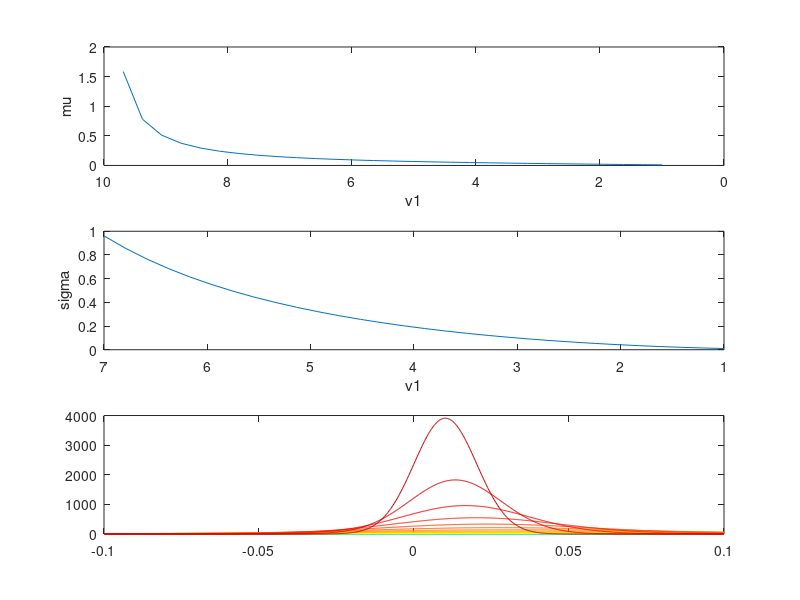

The MATLAB source for this figure:
clc
clear
close all
%失稳涡团的理论分析！
%参数1
%失速团的移动速度v1

%参数2
%失速团的振动频率f0

%参数1和参数2的关系
%根据涡声理论，涡越大，频率越小。
%根据大量的测试观察和仿真，涡越大，移动速度也越慢
%那么，也就有：f0与v1成正相关，即频率越小，移动越慢。
%我们，假设，f0=v1，a>0 (equ-0)
%还要考虑幅值A
A=1

%再来，根据多谱勒关系，这里要建立声传播模型
% f_low=f0*29/(29+v1);  (equ-1)
% f_high=f0*29/(29-v1); (equ-2)




%对均值 mu 和标准差 sigma赋予物理含义
%mu=（f_low+f_high）/2, (equ-3)
%mu=(f0*29/(29+v1)+f0*29/(29-v1))/2;
%mu=f0*a1/(29^2-v1^2)
%带入(equ-0)
%mu=(v1*a0+b)*a1/(a2-v1^2);
%mu=a5*(v1+b1)/(1-a4*v1^2);
%随着压气机失稳的增加，失稳涡团的传播速度v1逐渐减小
figure;
subplot(3,1,1)
v1=flip(linspace(1,10,30));
mu=(v1)./(100-v1.^2);
plot(v1,mu)
xlabel("v1")
ylabel("mu")
set(gca,'XDir','reverse');  

%sigma与（f_high-f_low）有关
%sigma=(f0*29/(29-v1)-f0*29/(29+v1));
%mu=a5*(v1+b1)*v1/(1-v1^2);
subplot(3,1,2)
v1=flip( linspace(1,7,30));
sigma=(v1.^2)./(100-v1.^2);
plot(v1,sigma)
xlabel("v1")
ylabel("sigma")
set(gca,'XDir','reverse');  



x = linspace(-0.1,0.1,1000);
% mu = 0;
% sigma = linspace(1,3,50);
A=1./((sigma));
subplot(3,1,3)

jet_color=colormap(jet(30));
for k=1:length(sigma)
    y = A(k)*normpdf(x,mu(k),sigma(k));
    plot(x,y,'Color',jet_color(k,:))
    hold on
end




















